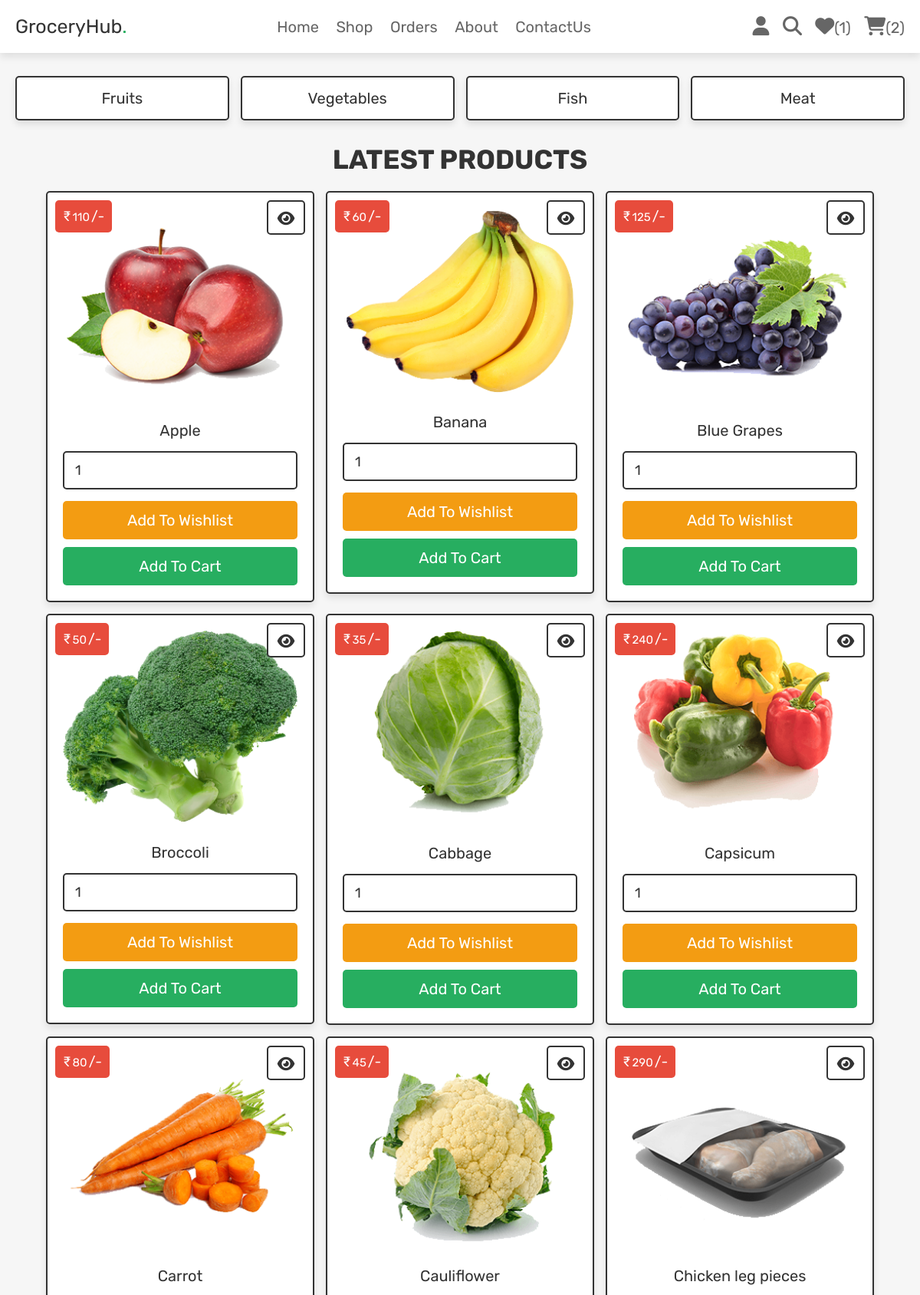
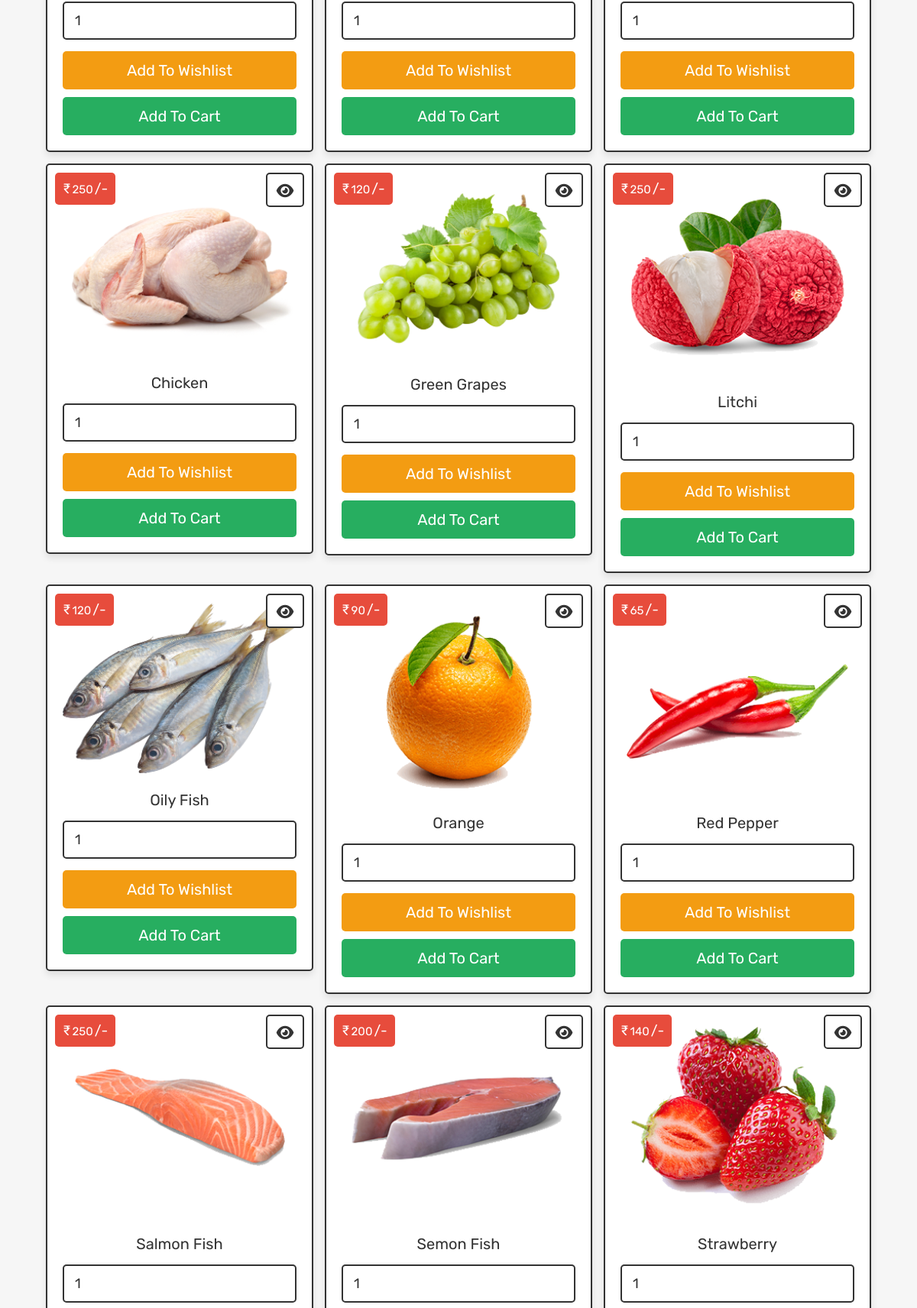
Screenshot of /shop.php (signed in, upper part) with the database file from the repository (2 pictures, top to bottom).
### tables this page shows
CREATE TABLE `products` (
  `id` int(100) NOT NULL,
  `name` varchar(100) NOT NULL,
  `category` varchar(20) NOT NULL,
  `details` varchar(500) NOT NULL,
  `price` int(100) NOT NULL,
  `image` varchar(100) NOT NULL
);

### shop.php (the view, shortened to what this page needs)
<?php
@include 'config.php';
?>
<!DOCTYPE html>
<html lang="en">
<head>
   <link rel="stylesheet" href="https://cdnjs.cloudflare.com/ajax/libs/font-awesome/6.1.1/css/all.min.css">
   <link rel="stylesheet" href="css/style.css">
</head>
<body>
<?php include 'header.php'; ?>
<section class="p-category">
   <a href="category.php?category=fruits">fruits</a>
   <a href="category.php?category=vegitables">vegetables</a>
   <a href="category.php?category=fish">fish</a>
   <a href="category.php?category=meat">meat</a>
</section>
<section class="products">
   <h1 class="title">latest products</h1>
   <div class="box-container">
   <?php
      $select_products = $conn->prepare("SELECT * FROM `products`");
      $select_products->execute();
      if($select_products->rowCount() > 0){
         while($fetch_products = $select_products->fetch(PDO::FETCH_ASSOC)){
   ?>
   <form action="" class="box" method="POST">
      <div class="price">₹<span><?= $fetch_products['price']; ?></span>/-</div>
      <a href="view_page.php?pid=<?= $fetch_products['id']; ?>" class="fas fa-eye"></a>
      <img src="uploaded_img/<?= $fetch_products['image']; ?>" alt="">
      <div class="name"><?= $fetch_products['name']; ?></div>
      <input type="number" min="1" value="1" name="p_qty" class="qty">
      <input type="submit" value="add to wishlist" class="option-btn" name="add_to_wishlist">
      <input type="submit" value="add to cart" class="btn" name="add_to_cart">
   </form>
   <?php
      }
   }else{
      echo '<p class="empty">no products added yet!</p>';
   }
   ?>
   </div>
</section>
</body>
</html>

### css/style.css (style rules this page uses)
.products .box-container { display: grid; grid-template-columns: repeat(auto-fit, 35rem); gap:1.5rem; justify-content: center; align-items: flex-start; }
.products .box-container .box { padding:2rem; text-align: center; border:var(--border); background-color: var(--white); box-shadow: var(--box-shadow); border-radius: .5rem; position: relative; }
.products .box-container .box .price { position: absolute; top:1rem; left:1rem; padding:1rem; border-radius: .5rem; background-color: var(--red); font-size: 1.8rem; color:var(--white); }
.products .box-container .box .price span { font-size: 1.5rem; color:var(--white); margin: 0.2rem; }
.products .box-container .box .fa-eye { position: absolute; top:1rem; right:1rem; border-radius: .5rem; height: 4.5rem; line-height: 4.3rem; width: 5rem; border:var(--border); color:var(--black); font-size: 2rem; background-color: var(--white); }
.products .box-container .box img { width: 100%; margin-bottom: 1rem; }
.products .box-container .box .name { font-size: 2rem; color:var(--black); padding:1rem 0; }
.products .box-container .box .qty { margin:.5rem 0; border-radius: .5rem; padding:1.2rem 1.4rem; font-size: 1.8rem; color:var(--black); border:var(--border); width: 100%; }
.p-category { display: grid; grid-template-columns: repeat(auto-fit, minmax(27rem, 1fr)); gap:1.5rem; justify-content: center; align-items: flex-start; }
.p-category { padding-bottom: 0; }
.p-category a { padding:1.5rem; text-align: center; border:var(--border); background-color: var(--white); box-shadow: var(--box-shadow); border-radius: .5rem; font-size: 2rem; text-transform: capitalize; color:var(--black); }

### css/components.css (style rules this page uses)
:root { --green:#27ae60; --orange:#f39c12; --red:#e74c3c; --black:#333; --light-color:#666; --white:#fff; --light-bg:#f6f6f6; --border:.2rem solid var(--black); --box-shadow:0 .5rem 1rem rgba(0,0,0,.1); }
* { font-family: 'Rubik', sans-serif; margin:0; padding:0; box-sizing: border-box; outline: none; border:none; text-decoration: none; color:var(--black); }
body { background-color: var(--light-bg); }
html { font-size: 62.5%; overflow-x: hidden; scroll-behavior: smooth; scroll-padding-top: 6.5rem; }
section { padding:3rem 2rem; max-width: 1200px; margin:0 auto; }
.btn, .delete-btn, .option-btn { display: block; width: 100%; margin-top: 1rem; border-radius: .5rem; color:var(--white); font-size: 2rem; padding:1.3rem 3rem; text-transform: capitalize; cursor: pointer; text-align: center; }
.btn { background-color: var(--green); }
.option-btn { background-color: var(--orange); }
.title { text-align: center; margin-bottom: 2rem; text-transform: uppercase; color:var(--black); font-size: 3.5rem; }

### rows the page displays
products: price "110", image (picture), name "Apple"
products: price "60", image (picture), name "Banana"
products: price "125", image (picture), name "Blue Grapes"
products: price "50", image (picture), name "Broccoli"
products: price "35", image (picture), name "Cabbage"
products: price "240", image (picture), name "Capsicum"
products: price "80", image (picture), name "Carrot"
products: price "45", image (picture), name "Cauliflower"
products: price "290", image (picture), name "Chicken leg pieces"
products: price "250", image (picture), name "Chicken"
products: price "120", image (picture), name "Green Grapes"
products: price "250", image (picture), name "Litchi"
products: price "120", image (picture), name "Oily Fish"
products: price "90", image (picture), name "Orange"
products: price "65", image (picture), name "Red Pepper"
products: price "250", image (picture), name "Salmon Fish"
products: price "200", image (picture), name "Semon Fish"
products: price "140", image (picture), name "Strawberry"

### other values shown
$count_wishlist_items->rowCount() "1"
$count_cart_items->rowCount() "2"
